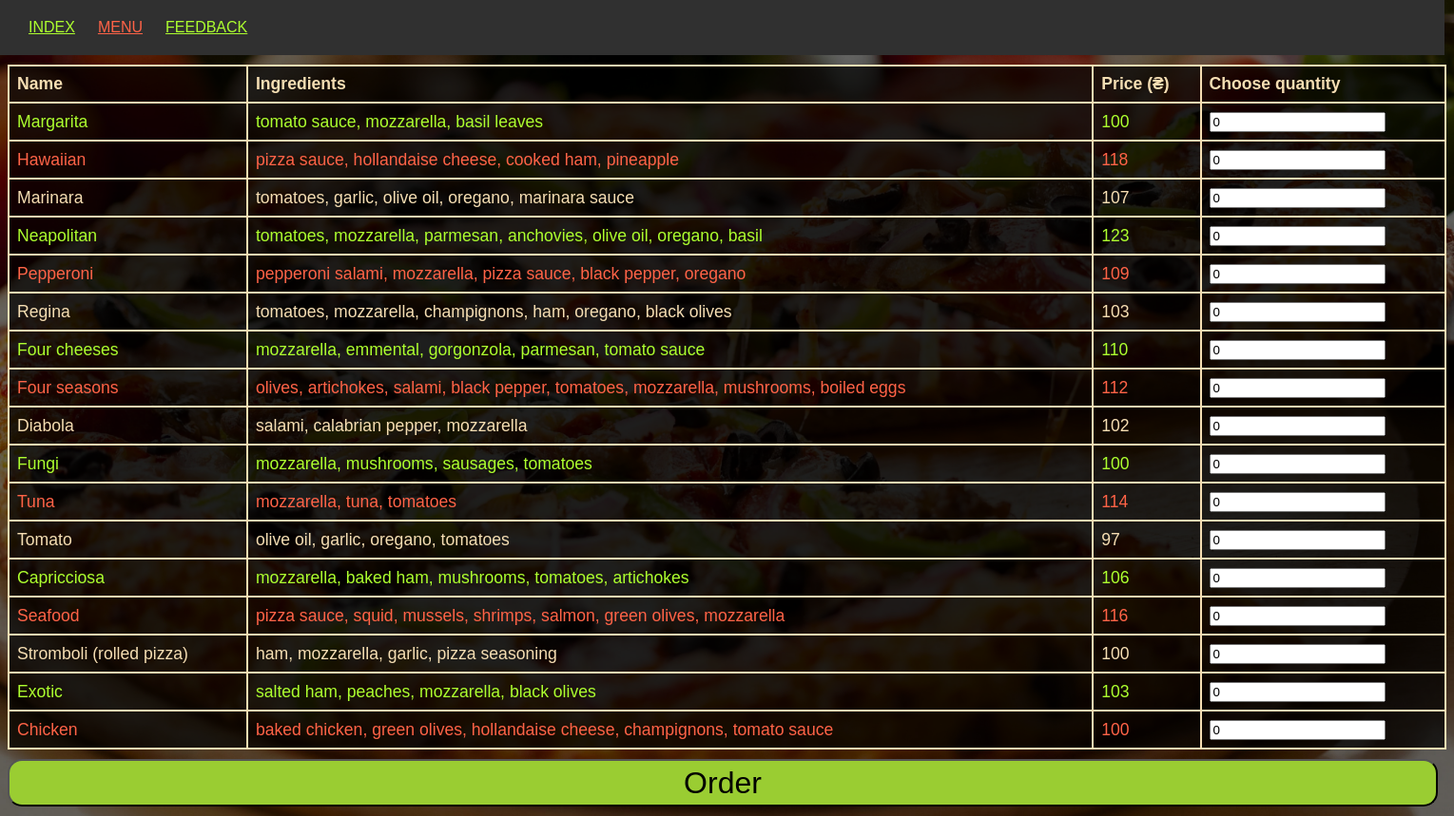
The page /menu on the database its author committed.
### tables this page shows
CREATE TABLE menu (
    id INTEGER PRIMARY KEY AUTOINCREMENT,
    name TEXT NOT NULL,
    ingredients TEXT NOT NULL,
    price INTEGER NOT NULL
);

### main.py (the view)
@app.route('/menu')
def menu():
    conn = get_db_connection()
    menu_list = conn.execute('SELECT * FROM menu').fetchall()
    conn.close()
    context = {
        'menu': menu_list,
        'title': 'Oderman - Menu'
    }
    return render_template('menu.html', **context)

### main.py (called while the page is built)
def get_db_connection():
    conn = sqlite3.connect('database.db')
    conn.row_factory = sqlite3.Row
    return conn

### templates/menu.html
{% extends "base.html" %}
{% block content %}
<form action="/order">
<table>
    <tr>
        <th>Name</th>
        <th>Ingredients</th>
        <th>Price (₴)</th>
        <th>Choose quantity</th>
    </tr>
    {% for menu_item in menu %}
        <tr>
            <td>{{ menu_item['name'] }}</td>
            <td>{{ menu_item['ingredients'] }}</td>
            <td>{{ menu_item['price'] }}</td>
            <td><input type="number" min="0" value="0" name="{{ menu_item['id'] }}"></td>
        </tr>
    {% endfor %}
</table>
    <input type="submit" value="Order" class="order-submit">
</form>
{% endblock content %}

### templates/base.html (shortened to what this page needs)
{% import "macros.html" as macros %}
<!DOCTYPE html>
<html lang="en">
<head>
    <link rel="stylesheet" href="static/styles.css">
</head>
<header class="header">
    {% include "navigation.html" %}
</header>
<body class="bg-image">
    {% block content %}
    {% endblock content %}
</body>
</html>

### templates/macros.html
{% macro nav_link(menu_item) %}
<a href="{{ url_for(menu_item) }}{{ mode }}" class="header-link{% if request.endpoint == menu_item %}-selected{% endif %}">{{ menu_item|upper }}</a>
{% endmacro %}

### templates/navigation.html
<nav>
    {% for menu_item in ["index", "menu", "feedback"] %}
    {{ macros.nav_link(menu_item) }}
    {% endfor %}
</nav>

### static/styles.css (style rules this page uses)
table { font-family: arial, sans-serif; font-size: 1.1em; color: Wheat; border-collapse: collapse; width: 100%; margin-top: 10px; background-color: rgba(0, 0, 0, 70%); }
td, th { border: 2px solid Wheat; text-align: left; padding: 8px; }
tr:nth-child(3n+2) { color: GreenYellow; }
tr:nth-child(3n+3) { color: Tomato; }
.bg-image { background-image: url('pizza_bg.jpg'); display: block; background-size: cover; height: 100vh; }
.header-link { color: GreenYellow; font-family: Verdana, Geneva, sans-serif; font-size: 1em; margin: 10px; }
.header-link-selected { color: Tomato; font-family: Verdana, Geneva, sans-serif; font-size: 1em; margin: 10px; }
.order-submit { background-color: YellowGreen; width: 1504px; height: 50px; border-radius: 15px; margin-top: 10px; margin-bottom: 10px; font-size: 2em; }
.header { background-color: #303030; padding: 20px; width: 1479px; margin-left: -8px; margin-top: -8px; }

### rows shown on the page
menu: name "Margarita", ingredients "tomato sauce, mozzarella, basil leaves", price "100"
menu: name "Hawaiian", ingredients "pizza sauce, hollandaise cheese, cooked ham, pineapple", price "118"
menu: name "Marinara", ingredients "tomatoes, garlic, olive oil, oregano, marinara sauce", price "107"
menu: name "Neapolitan", ingredients "tomatoes, mozzarella, parmesan, anchovies, olive oil, oregano, basil", price "123"
menu: name "Pepperoni", ingredients "pepperoni salami, mozzarella, pizza sauce, black pepper, oregano", price "109"
menu: name "Regina", ingredients "tomatoes, mozzarella, champignons, ham, oregano, black olives", price "103"
menu: name "Four cheeses", ingredients "mozzarella, emmental, gorgonzola, parmesan, tomato sauce", price "110"
menu: name "Four seasons", ingredients "olives, artichokes, salami, black pepper, tomatoes, mozzarella, mushrooms, boiled eggs", price "112"
menu: name "Diabola", ingredients "salami, calabrian pepper, mozzarella", price "102"
menu: name "Fungi", ingredients "mozzarella, mushrooms, sausages, tomatoes", price "100"
menu: name "Tuna", ingredients "mozzarella, tuna, tomatoes", price "114"
menu: name "Tomato", ingredients "olive oil, garlic, oregano, tomatoes", price "97"
menu: name "Capricciosa", ingredients "mozzarella, baked ham, mushrooms, tomatoes, artichokes", price "106"
menu: name "Seafood", ingredients "pizza sauce, squid, mussels, shrimps, salmon, green olives, mozzarella", price "116"
menu: name "Stromboli (rolled pizza)", ingredients "ham, mozzarella, garlic, pizza seasoning", price "100"
menu: name "Exotic", ingredients "salted ham, peaches, mozzarella, black olives", price "103"
menu: name "Chicken", ingredients "baked chicken, green olives, hollandaise cheese, champignons, tomato sauce", price "100"

### other values the page prints
{{ menu_item|upper }} "INDEX" "MENU" "FEEDBACK"
